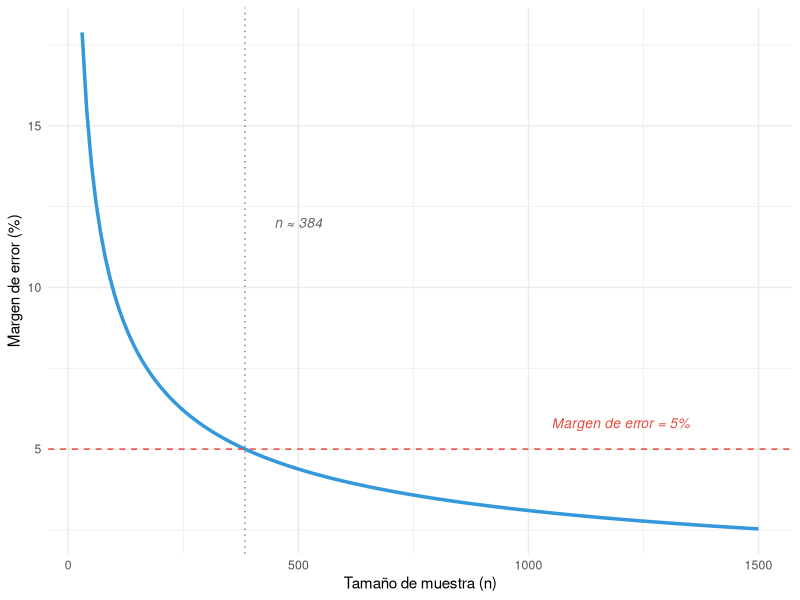

Recreate this plot in R.
## ---- chunk 1
#| label: fig-margen-error
#| fig-cap: "Relación entre tamaño de muestra y margen de error (nivel de confianza 95%, p = 0.5)"
#| echo: false
#| message: false

library(tidyverse)

muestra_sizes <- seq(30, 1500, by = 10)
margen <- 1.96 * sqrt(0.25 / muestra_sizes) * 100

df_me <- tibble(n = muestra_sizes, margen_error = margen)

ggplot(df_me, aes(x = n, y = margen_error)) +
  geom_line(color = "#3498DB", linewidth = 1.2) +
  geom_hline(yintercept = 5, linetype = "dashed", color = "#E74C3C") +
  annotate("text", x = 1200, y = 5.8, label = "Margen de error = 5%",
           color = "#E74C3C", fontface = "italic", size = 3.5) +
  geom_vline(xintercept = 384, linetype = "dotted", color = "gray50") +
  annotate("text", x = 500, y = 12, label = "n ≈ 384",
           color = "gray40", fontface = "italic", size = 3.5) +
  labs(
    x = "Tamaño de muestra (n)",
    y = "Margen de error (%)"
  ) +
  theme_minimal()
